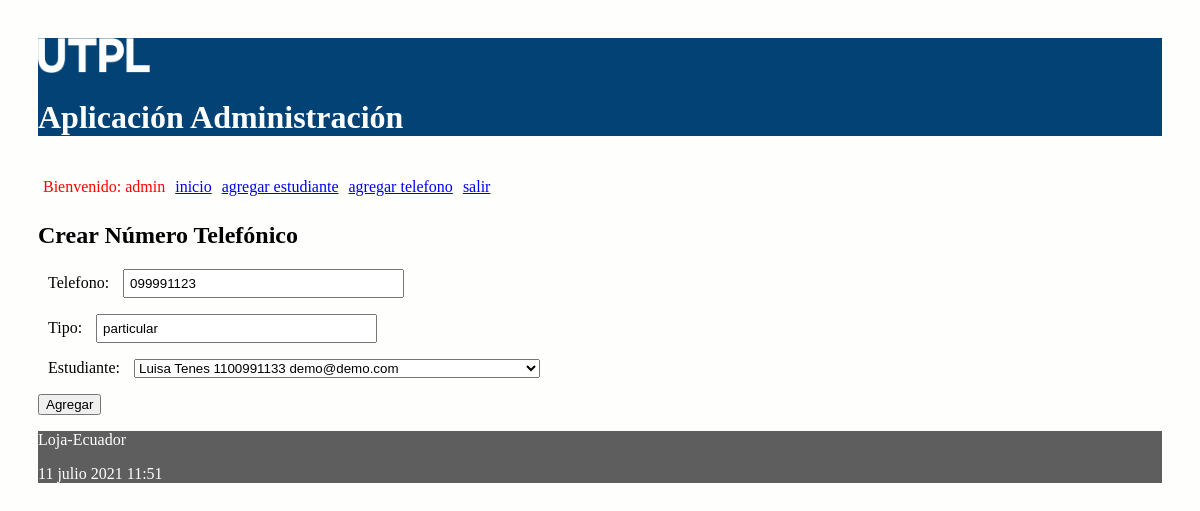
The app's page /editar/numero/telefonico/8 (signed in) with its own data.
### administrativo/models.py (models this page shows, shortened)
class NumeroTelefonico(models.Model):
    telefono = models.CharField(max_length=100)
    tipo = models.CharField(max_length=100)
    estudiante = models.ForeignKey(Estudiante, on_delete=models.CASCADE,
            related_name="numeros_telefonicos")

### administrativo/views.py (the view)
# urls.py: path('editar/numero/telefonico/<int:id>', views.editar_numero_telefonico,
def editar_numero_telefonico(request, id):
    telefono = NumeroTelefonico.objects.get(pk=id)
    if request.method=='POST':
        formulario = NumeroTelefonicoForm(request.POST, instance=telefono)
        print(formulario.errors)
        if formulario.is_valid():
            formulario.save()
            return redirect(index)
    else:
        formulario = NumeroTelefonicoForm(instance=telefono)
    diccionario = {'formulario': formulario}
    return render(request, 'crearNumeroTelefonico.html', diccionario)

### administrativo/forms.py
class NumeroTelefonicoForm(ModelForm):
    class Meta:
        model = NumeroTelefonico
        fields = ['telefono', 'tipo', 'estudiante']

### administrativo/models.py (called while the page is built)
    def __str__(self):
        return "%s %s %s %s" % (self.nombre,
                self.apellido,
                self.cedula,
                self.correo)

### administrativo/templates/crearNumeroTelefonico.html (shortened to what this page needs)
{% extends "master.html" %}
{% block content %}
<h2>Crear Número Telefónico</h3>
<form action="" method="post">
  {{formulario.as_p}}
  <p><input type='submit' value='Agregar'/></p>
</form>
{% endblock %}

### administrativo/templates/master.html (shortened to what this page needs)
<!DOCTYPE html>
<html>
  <head>
    {% load static %}
    <link rel="stylesheet" type="text/css" href="{% static 'css/estilos.css' %}">
    <link rel="stylesheet" type="text/css" href="https://cdn.datatables.net/1.10.25/css/jquery.dataTables.min.css">
  </head>
  <body>
    {% load socialaccount %}
    {% load account %}
  <header>
    <img src="{% static 'images/logo.png' %}" height="10%" width="10%" alt="My image">
    <h1>Aplicación Administración </h1>
    <nav class="top_menu">
      <ul>
        {% if user.is_authenticated %}
          <li> <span class="nombre_usuario"> Bienvenido: {{user.username}} </span></li>
        {% endif %}
        <li><a href="{% url 'index' %}">inicio</a></li>
        <li><a href="{% url 'crear_estudiante' %}">agregar estudiante</a></li>
        <li><a href="{% url 'crear_numero_telefonico' %}">agregar telefono</a></li>
        {% if user.is_authenticated %}
          <li><a href="{% url 'logout_view' %}">salir</a></li>
        {% else %}
          <li>[<a href="{% url 'login' %}">ingresar</a>]</li>
          <li>[<a href="{% provider_login_url 'github' %}">ingresar con GitHub</a>]</li>
        {% endif %}
      </ul>
    </nav>
  </header>
  <section>
      {% block content %}
      {% endblock %}
  </section>
    <footer>
      <p>Loja-Ecuador</p>
      <p>{% now "j F Y H:i" %}</p>
    </footer>
  </body>
</html>

### administrativo/static/css/estilos.css (style rules this page uses)
body { background: #FEFEFD; padding: 30px; }
header { background: #034275; color: #FFF; }
section { width: 100%; }
input[type=text], input[type=number] { width: 25%; padding: 5px 5px; box-sizing: border-box; }
label { padding: 12px 10px; }
.nombre_usuario { color: red; }
.top_menu ul { list-style:none; float:left; padding: 5px; width:95%; }
.top_menu ul li { float:left; margin-right:10px; margin-bottom:5px; text: #FFF; }
footer { background: #5E5E5E; color: #FFF; }

### records on screen
NumeroTelefonico: telefono "099991123", tipo "particular", estudiante "Luisa Tenes 1100991133 demo@demo.com"

### other values on screen
{{ user.username }} "admin"
